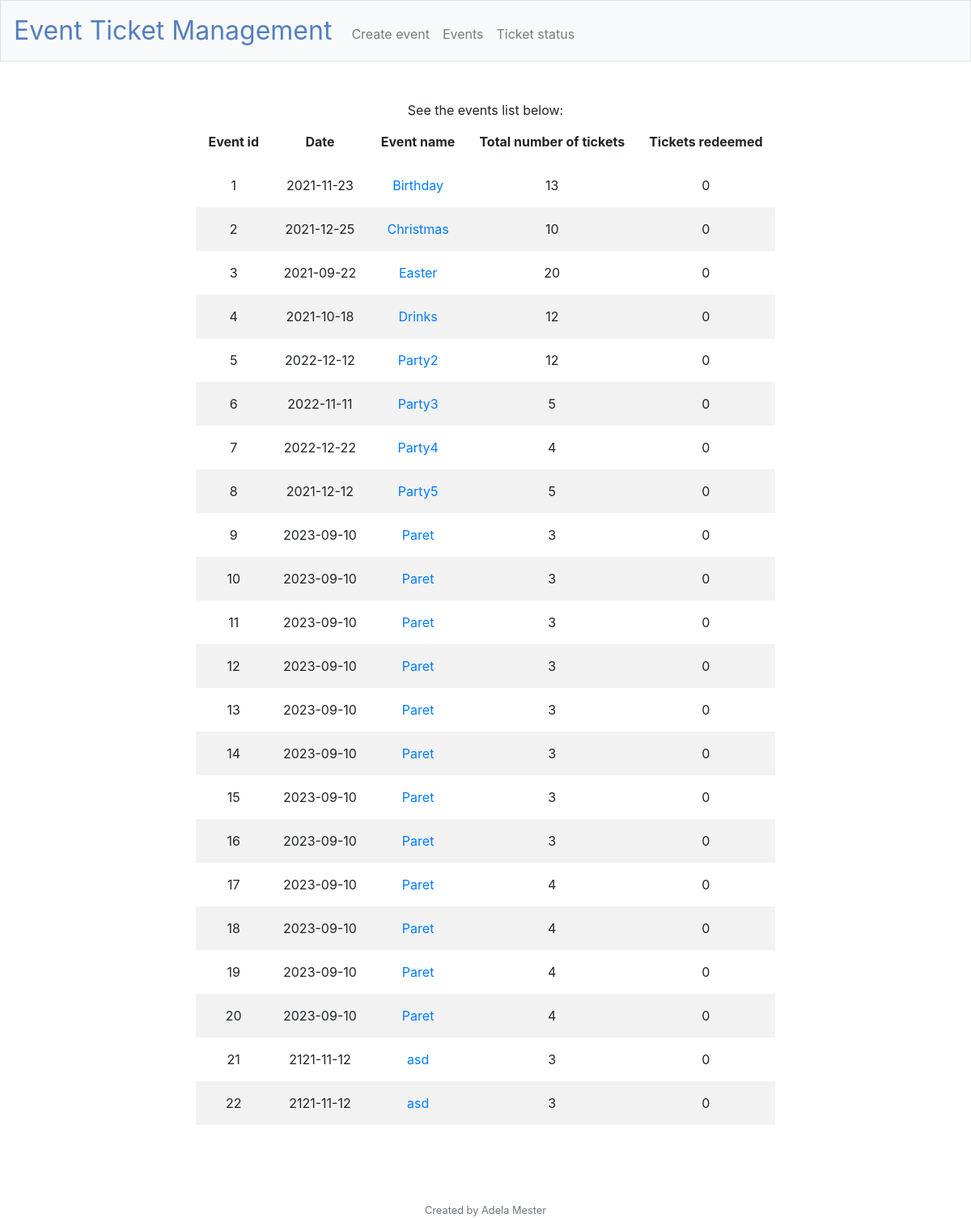
Before: /events with the older database file.
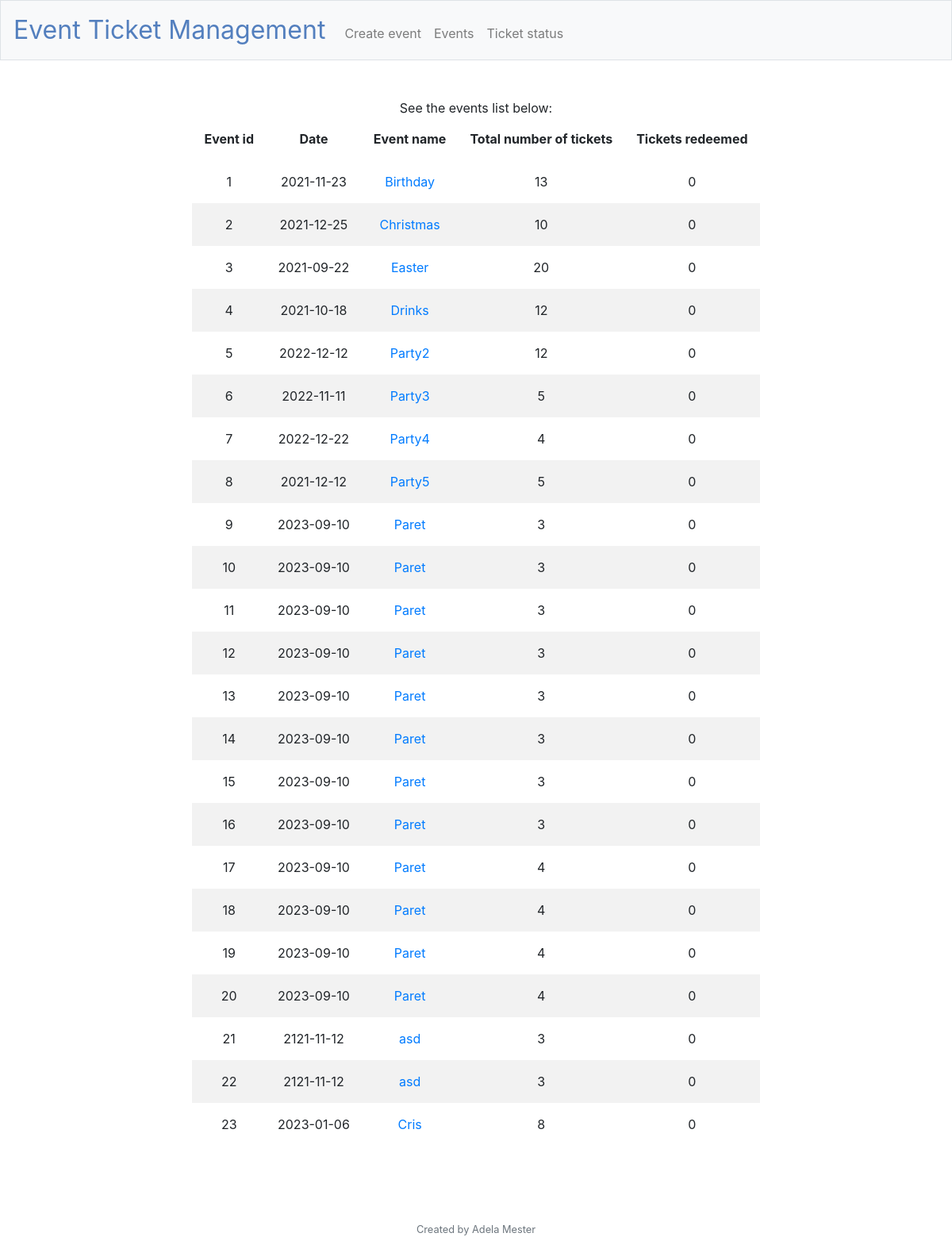
After: the same page with the newer database file.
### tables this page shows
CREATE TABLE 'events' ('event_id' integer PRIMARY KEY AUTOINCREMENT NOT NULL,'event_name' text, 'total_tickets' integer, 'tickets_redeemed' integer, 'date' date);

### application.py (the view)
@app.route("/events", methods = ["GET", "POST"])
def events():
    if request.method == "GET":
        conn = sqlite3.connect('events.db')
        cursor = conn.cursor()
        cursor.execute("SELECT * FROM events")
        rows = cursor.fetchall()
        conn.close()
        return render_template("events.html", results=rows)

### application.py (called while the page is built)
@app.after_request
def after_request(response):
    response.headers["Cache-Control"] = "no-cache, no-store, must-revalidate"
    response.headers["Expires"] = 0
    response.headers["Pragma"] = "no-cache"
    return response

### templates/events.html (shortened to what this page needs)
{% extends "layout.html" %}
{% block main %}
    See the events list below:
    <table>
        <thead>
            <tr>
                <th>Event id</th>
                <th>Date</th>
                <th>Event name</th>
                <th>Total number of tickets</th>
                <th>Tickets redeemed</th>
            </tr>
        </thead>
        <tbody>
            {% for event in results %}
            <tr>
                <td>{{event[0]}}</td>
                <td>{{event[4]}}</td>
                <td><a href = "{{ url_for('event_details', event_id=event[0])}}">{{event[1]}}</a></td>
                <td>{{event[2]}}</td>
                <td>{{event[3]}}</td>
            </tr>
            {% endfor %}
        </tbody>
    </table>
{% endblock %}

### templates/layout.html (shortened to what this page needs)
<!DOCTYPE html>
<html lang="en">
    <head>
        <link rel="stylesheet" href="https://cdn.jsdelivr.net/npm/bootstrap@4.5.3/dist/css/bootstrap.min.css">
        <link href="/static/styles.css" rel="stylesheet">
    </head>
    <body>
        <nav class="navbar navbar-expand-md navbar-light bg-light border">
            <a class="navbar-brand" href="/"><span class="blue">Event Ticket Management</span></a>
            <div class="collapse navbar-collapse" id="navbar">
                    <ul class="navbar-nav mr-auto mt-2">
                        <li class="nav-item"><a class="nav-link" href="/create_event">Create event</a></li>
                        <li class="nav-item"><a class="nav-link" href="/events">Events</a></li>
                        <li class="nav-item"><a class="nav-link" href="/ticket_status">Ticket status</a></li>
                    </ul>
            </div>
        </nav>
        <main class="container p-5">
            {% block main %}{% endblock %}
        </main>
        <br>
        <br>
        <footer class="small text-center text-muted">
            Created by Adela Mester
        </footer>
    </body>
</html>

### static/styles.css (style rules this page uses)
nav .navbar-brand { font-size: xx-large; }
nav .navbar-brand .blue { color: #537fbe; }
main { overflow-x: auto; text-align: center; }
th, td { padding: 15px; text-align: center; }
tr:nth-child(even) { background-color: #f2f2f2; }
table { margin-left: auto; margin-right: auto; }

Changed rows visible on the page:
added events: event_id "23", date "2023-01-06", event_name "Cris", total_tickets "8", tickets_redeemed "0"
